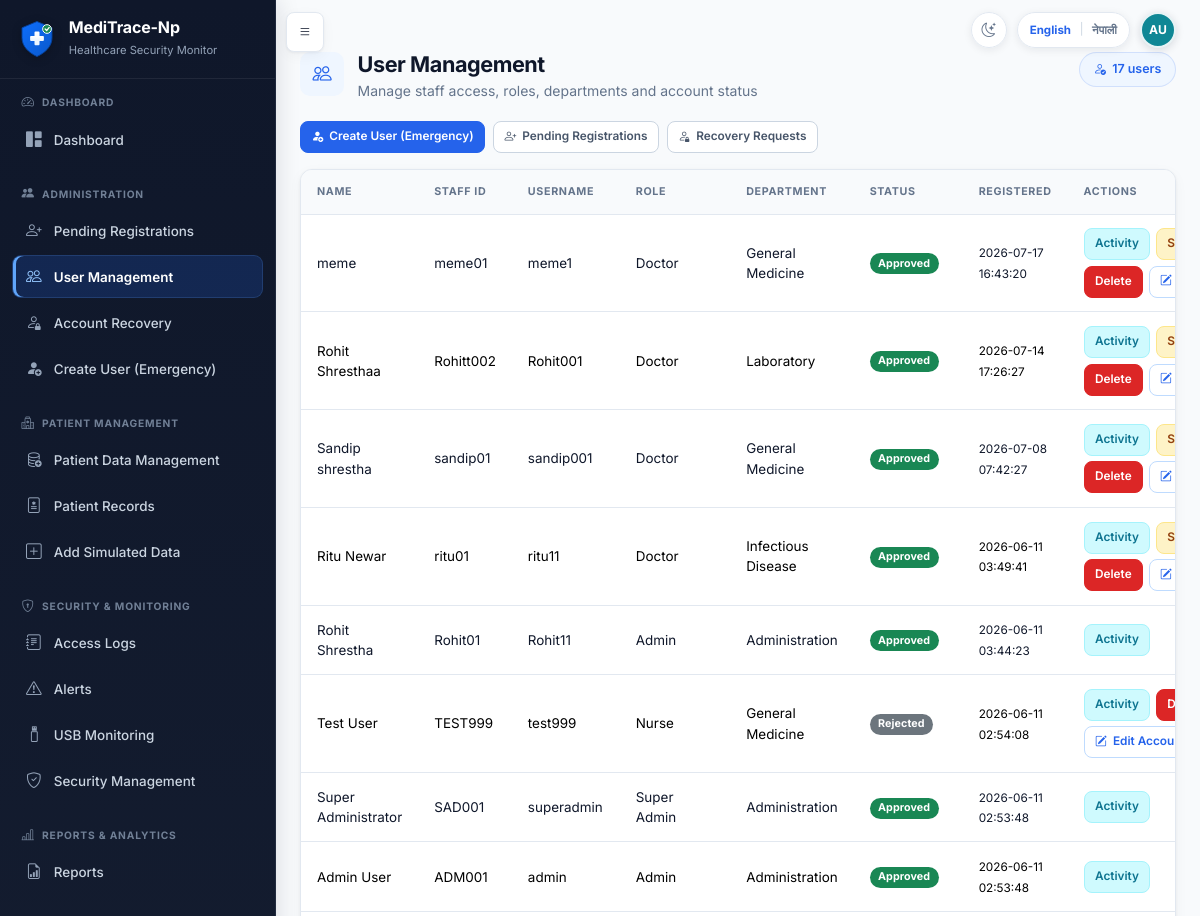
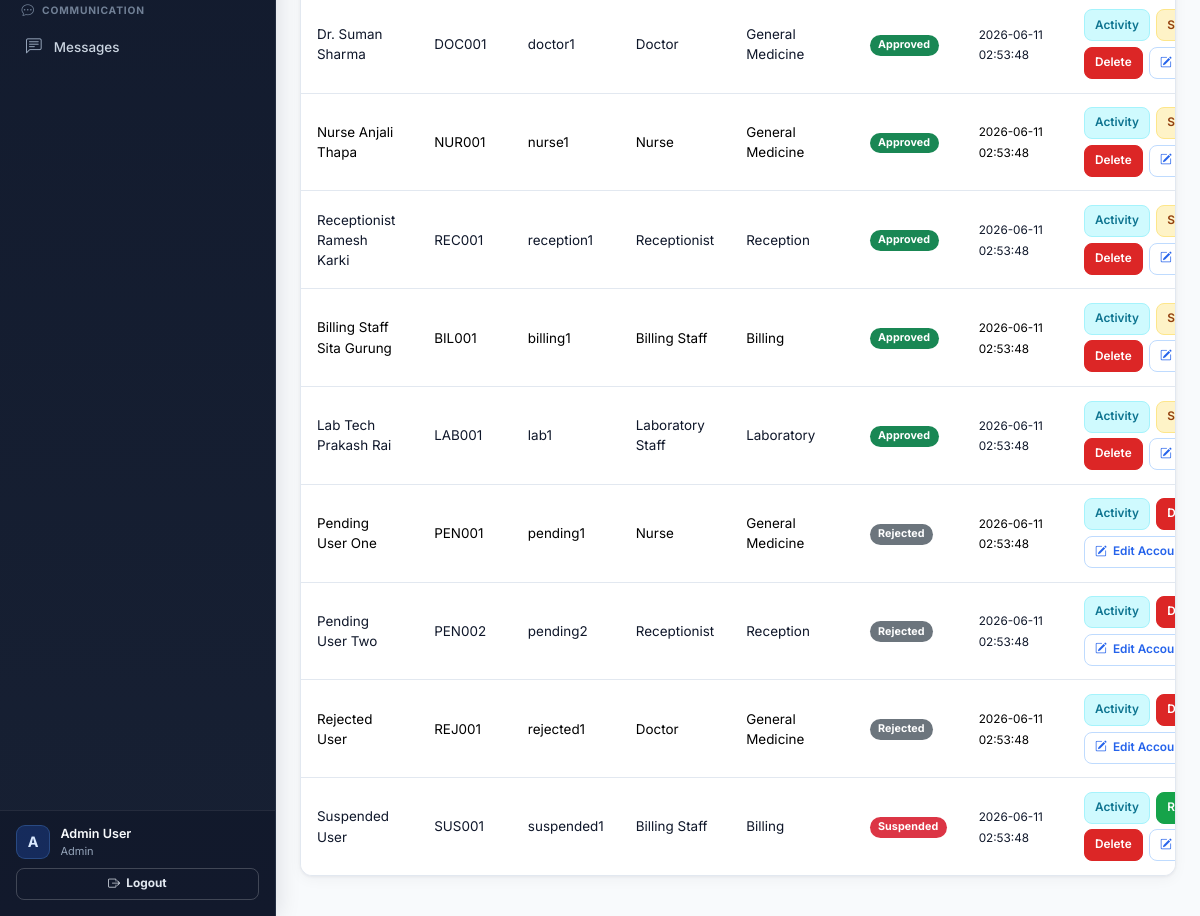
/admin/users (signed in), run on the app's committed database (2 pictures, top to bottom).
### tables this page shows
CREATE TABLE users (
            id INTEGER PRIMARY KEY AUTOINCREMENT,
            full_name TEXT NOT NULL,
            staff_id TEXT NOT NULL UNIQUE,
            email TEXT NOT NULL UNIQUE,
            username TEXT NOT NULL UNIQUE,
            password_hash TEXT NOT NULL,
            role TEXT NOT NULL,
            department TEXT NOT NULL,
            work_start TEXT NOT NULL,
            work_end TEXT NOT NULL,
            approval_status TEXT NOT NULL DEFAULT 'pending',
            is_active INTEGER NOT NULL DEFAULT 1,
            approved_by INTEGER,
            approved_at TEXT,
            rejection_reason TEXT,
            created_at TEXT NOT NULL,
            last_login TEXT, is_deleted INTEGER NOT NULL DEFAULT 0, failed_attempts INTEGER NOT NULL DEFAULT 0, locked_until TEXT, last_failed_login TEXT, must_change_password INTEGER NOT NULL DEFAULT 0, credential_version INTEGER NOT NULL DEFAULT 0, credentials_changed_at TEXT, credentials_changed_by INTEGER, preferred_language TEXT NOT NULL DEFAULT 'en',
            FOREIGN KEY (approved_by) REFERENCES users(id)
        );

### app.py (the view, shortened to what this page needs)
@app.route('/admin/users', methods=['GET', 'POST'])
@login_required
@admin_panel_required
def user_management():
    users = get_all_users()
    for u in users:
        u['created_at_display'] = format_datetime_display(u.get('created_at'))
    return render_template(
        'user_management.html',
        users=users,
        roles=Config.STAFF_REGISTER_ROLES,
        departments=Config.DEPARTMENTS,
        is_super_admin=current_user.is_super_admin,
    )

### account_recovery.py (called while the page is built)
def _actor_dict(actor):
    return getattr(actor, '_raw', actor) or {}

def _visibility(actor, alias='r'):
    actor = _actor_dict(actor)
    if actor.get('role') == 'Super Admin':
        return '1=1', []
    if actor.get('role') == 'Admin':
        return (
            f"{alias}.requested_destination = 'administrator' AND ("
            f"{alias}.matched_user_id IS NULL OR NOT EXISTS ("
            f"SELECT 1 FROM users scoped_user WHERE scoped_user.id = {alias}.matched_user_id "
            f"AND scoped_user.role IN ('Admin', 'Super Admin')))"
        ), []
    return '1=0', []

def get_recovery_request_count(actor, open_only=True):
    where, params = _visibility(actor)
    status_sql = " AND r.status IN ('pending', 'in_review', 'identity_verified')" if open_only else ''
    conn = get_db()
    count = conn.execute(
        f'SELECT COUNT(*) AS count FROM account_recovery_requests r WHERE {where}{status_sql}',
        params,
    ).fetchone()['count']
    conn.close()
    return count

### app.py (called while the page is built, shortened)
@app.context_processor
def inject_message_context():
    ep = request.endpoint
    def nav_active(*endpoints):
        return 'active' if ep in endpoints else ''
    ctx = {
        'unread_messages': [],
        'unread_message_count': 0,
        'nav_active': nav_active,
        'APP_NAME': Config.APP_NAME,
        'open_recovery_request_count': 0,
        'is_restricted_record': is_restricted_record,
        'sensitivity_label': sensitivity_display,
        'sensitivity_key': sensitivity_key,
    }
    if current_user.is_authenticated:
        ctx['unread_messages'] = get_unread_messages_for_user(current_user.id)
        ctx['unread_message_count'] = len(ctx['unread_messages'])
        if current_user.is_admin_panel:
            ctx['open_recovery_request_count'] = get_recovery_request_count(current_user)
    return ctx

@app.before_request
def enforce_credential_session_state():
    if not current_user.is_authenticated:
        return None
    stored_version = int(session.get('credential_version', 0) or 0)
    allowed = {'change_temporary_password', 'change_language', 'logout', 'static'}
    if current_user.must_change_password and request.endpoint not in allowed:
        flash('You must replace your temporary password before continuing.', 'warning')
        return redirect(url_for('change_temporary_password'))
    return None

### auth.py (called while the page is built)
    @property
    def is_super_admin(self):
        return self.role == 'Super Admin'

### templates/user_management.html (shortened to what this page needs)
{% extends "base.html" %}
{% from "macros.html" import page_header %}
{% block content %}
<div class="app-page">
{{ page_header('User Management', 'Manage staff access, roles, departments and account status', 'bi-people', users|length ~ ' users', 'bi-person-check') }}
<div class="app-actions mb-3">
  <a href="{{ url_for('admin_create_user') }}" class="btn btn-sm btn-primary"><i class="bi bi-person-fill-add"></i>Create User (Emergency)</a>
  <a href="{{ url_for('pending_users') }}" class="btn btn-sm btn-outline-secondary"><i class="bi bi-person-plus"></i>Pending Registrations</a>
  <a href="{{ url_for('recovery_requests') }}" class="btn btn-sm btn-outline-secondary"><i class="bi bi-person-lock"></i>Recovery Requests</a>
</div>
<div class="card"><div class="table-responsive">
    <table class="table table-striped">
        <thead>
            <tr>
                <th>Name</th>
                <th>Staff ID</th>
                <th>Username</th>
                <th>Role</th>
                <th>Department</th>
                <th>Status</th>
                <th>Registered</th>
                <th>Actions</th>
            </tr>
        </thead>
        <tbody>
            {% for user in users %}
            <tr>
                <td>{{ user.full_name }}</td>
                <td>{{ user.staff_id }}</td>
                <td>{{ user.username }}</td>
                <td>{{ tr_display(user.role) }}</td>
                <td>{{ tr_display(user.department) }}</td>
                <td>
                    {% if user.approval_status == 'approved' %}<span class="badge bg-success">Approved</span>
                    {% elif user.approval_status == 'pending' %}<span class="badge bg-warning text-dark">Pending</span>
                    {% elif user.approval_status == 'suspended' %}<span class="badge bg-danger">Suspended</span>
                    {% else %}<span class="badge bg-secondary">{{ tr_display(user.approval_status) }}</span>{% endif %}
                </td>
                <td><small>{{ user.created_at_display }}</small></td>
                <td><div class="table-actions">
                    <a href="{{ url_for('user_activity', user_id=user.id) }}" class="btn btn-sm btn-info">Activity</a>
                    {% if user.role not in ['Admin', 'Super Admin'] and user.approval_status == 'approved' %}
                    <form method="POST" class="d-inline">
                        <button class="btn btn-sm btn-warning">Suspend</button>
                    </form>
                    {% elif user.approval_status == 'suspended' %}
                    <form method="POST" class="d-inline">
                        <button class="btn btn-sm btn-success">Reactivate</button>
                    </form>
                    {% endif %}
                    {% if user.role not in ['Admin', 'Super Admin'] or (is_super_admin and user.role == 'Admin') %}
                    <form method="POST" class="d-inline" data-confirm="Delete this user? Logs will be preserved.">
                        <button class="btn btn-sm btn-danger">Delete</button>
                    </form>
                    {% endif %}
                    {% if user.role not in ['Admin', 'Super Admin'] or (is_super_admin and user.role == 'Admin') %}
                    <a class="btn btn-sm btn-outline-primary" href="{{ url_for('edit_user_account', user_id=user.id) }}"><i class="bi bi-pencil-square"></i>Edit Account</a>
                    {% endif %}
                </div></td>
            </tr>
            {% endfor %}
        </tbody>
    </table>
</div></div></div>
{% endblock %}

### templates/base.html (shortened to what this page needs)
<!DOCTYPE html>
<html lang="{{ current_locale|default('en') }}" data-theme="light">
<head>
    <link href="https://cdn.jsdelivr.net/npm/bootstrap@5.3.2/dist/css/bootstrap.min.css" rel="stylesheet">
    <link href="https://cdn.jsdelivr.net/npm/bootstrap-icons@1.11.1/font/bootstrap-icons.css" rel="stylesheet">
    <link href="{{ url_for('static', filename='css/style.css') }}" rel="stylesheet">
    <link href="{{ url_for('static', filename='css/explainability.css') }}" rel="stylesheet">
    <link href="{{ url_for('static', filename='css/theme.css') }}" rel="stylesheet">
</head>
<body class="{% if current_user.is_authenticated %}has-sidebar{% endif %}">
    {% set language_return_path = request.full_path if request.query_string else request.path %}
    {% macro language_switch(extra_class='') %}
    <form method="POST" action="{{ url_for('change_language') }}" class="language-switch {{ extra_class }}" aria-label="{{ _('Switch language') }}">
        <button type="submit" name="language" value="en" class="language-option{% if current_locale == 'en' %} active{% endif %}" lang="en" aria-pressed="{{ 'true' if current_locale == 'en' else 'false' }}">English</button>
        <span class="language-divider" aria-hidden="true">|</span>
        <button type="submit" name="language" value="ne" class="language-option{% if current_locale == 'ne' %} active{% endif %}" lang="ne" aria-pressed="{{ 'true' if current_locale == 'ne' else 'false' }}">नेपाली</button>
    </form>
    {% endmacro %}
    {% macro theme_toggle(extra_class='') %}
    <button
        type="button"
        class="theme-toggle {{ extra_class }}"
        aria-label="{{ _('Switch to Dark Mode') }}"
        aria-pressed="false"
        title="{{ _('Switch to Dark Mode') }}"
        data-label-dark="{{ _('Switch to Dark Mode') }}"
        data-label-light="{{ _('Switch to Light Mode') }}"
    ><i class="bi bi-moon-stars" aria-hidden="true"></i></button>
    {% endmacro %}
    {% if current_user.is_authenticated %}
    {% from "macros.html" import user_initials %}
    {% set avatar_name = current_user.full_name|default('', true)|trim %}
    {% if not avatar_name %}{% set avatar_name = current_user.display_name|default('', true)|trim %}{% endif %}
    {% if not avatar_name %}{% set avatar_name = current_user.username|default('User', true)|trim %}{% endif %}
    <button type="button" class="btn btn-dark sidebar-toggle-btn" id="sidebarToggle" aria-label="{{ _('Toggle navigation') }}">
        <i class="bi bi-list"></i>
    </button>
    <div class="authenticated-header-actions" aria-label="{{ _('Current user') }}">
        {{ theme_toggle() }}
        {{ language_switch() }}
        <span
            class="header-user-avatar"
            role="img"
            aria-label="{{ _('Signed in as {name}', name=avatar_name) }}"
            title="{{ avatar_name }}"
        >{{ user_initials(current_user) }}</span>
    </div>
    <aside class="sidebar" id="sidebar">
        <div class="sidebar-brand">
            <img src="{{ url_for('static', filename='images/meditrace-logo.svg') }}" alt="{{ APP_NAME|default('MediTrace-Np') }}" class="brand-logo">
            <div>
                <h5 class="text-white mb-0 brand-title">{{ APP_NAME|default('MediTrace-Np') }}</h5>
                <small class="text-muted">Healthcare Security Monitor</small>
            </div>
        </div>
        <div class="sidebar-nav-scroll">
            {% import "sidebar_macros.html" as sidebar with context %}
            {% if current_user.is_admin_panel %}
                {{ sidebar.admin_sidebar() }}
            {% else %}
                {{ sidebar.staff_sidebar() }}
            {% endif %}
        </div>
        <div class="sidebar-footer">
            <div class="sidebar-user-summary">
                <span class="sidebar-user-avatar" aria-hidden="true">{{ current_user.full_name[:1]|upper }}</span>
                <div class="sidebar-user-copy">
                    <div class="small text-muted sidebar-user-name">{{ current_user.full_name }}</div>
                    <div class="small text-muted sidebar-user-role">{{ tr_display(current_user.role) }}</div>
                </div>
            </div>
            <a href="{{ url_for('logout') }}" class="btn btn-outline-light btn-sm mt-2 w-100 fw-bold">
                <i class="bi bi-box-arrow-right"></i> Logout
            </a>
        </div>
    </aside>
    <main class="main-content" id="mainContent">
    {% else %}
    <div class="public-header-actions">
        {{ theme_toggle('public-theme-toggle') }}
        {{ language_switch('public-language-switch') }}
    </div>
    <main class="auth-main container py-4">
    {% endif %}
            {% block content %}{% endblock %}
    {% if current_user.is_authenticated %}
    </main>
    {% else %}
    </main>
    {% endif %}
</body>
</html>

### static/css/theme.css (style rules this page uses)
.theme-toggle { width: 36px; height: 36px; display: inline-flex; align-items: center; justify-content: center; flex: 0 0 36px; padding: 0; color: var(--app-muted); background: rgba(255, 255, 255, 0.94); border: 1px solid var(--app-border); border-radius: 999px; box-shadow: 0 2px 8px rgba(15, 23, 42, 0.08); font-size: 0.9rem; line-height: 1; cursor: pointer; transition: color 0.15s ease, background 0.15s ease, border-color 0.15s ease; }

### data on the page
users: full_name "A", full_name "Admin User", role "Admin", staff_id "ADM001", username "admin", department "Administration", approval_status "Approved", created_at_display "2026-06-11 02:53:48"
users: full_name "meme", staff_id "meme01", username "meme1", role "Doctor", department "General Medicine", approval_status "Approved", created_at_display "2026-07-17 16:43:20"
users: full_name "Rohit Shresthaa", staff_id "Rohitt002", username "Rohit001", role "Doctor", department "Laboratory", approval_status "Approved", created_at_display "2026-07-14 17:26:27"
users: full_name "Sandip shrestha", staff_id "sandip01", username "sandip001", role "Doctor", department "General Medicine", approval_status "Approved", created_at_display "2026-07-08 07:42:27"
users: full_name "Ritu Newar", staff_id "ritu01", username "ritu11", role "Doctor", department "Infectious Disease", approval_status "Approved", created_at_display "2026-06-11 03:49:41"
users: full_name "Rohit Shrestha", staff_id "Rohit01", username "Rohit11", role "Admin", department "Administration", approval_status "Approved", created_at_display "2026-06-11 03:44:23"
users: full_name "Test User", staff_id "TEST999", username "test999", role "Nurse", department "General Medicine", approval_status "Rejected", created_at_display "2026-06-11 02:54:08"
users: full_name "Super Administrator", staff_id "SAD001", username "superadmin", role "Super Admin", department "Administration", approval_status "Approved", created_at_display "2026-06-11 02:53:48"
users: full_name "Dr. Suman Sharma", staff_id "DOC001", username "doctor1", role "Doctor", department "General Medicine", approval_status "Approved", created_at_display "2026-06-11 02:53:48"
users: full_name "Nurse Anjali Thapa", staff_id "NUR001", username "nurse1", role "Nurse", department "General Medicine", approval_status "Approved", created_at_display "2026-06-11 02:53:48"
users: full_name "Receptionist Ramesh Karki", staff_id "REC001", username "reception1", role "Receptionist", department "Reception", approval_status "Approved", created_at_display "2026-06-11 02:53:48"
users: full_name "Billing Staff Sita Gurung", staff_id "BIL001", username "billing1", role "Billing Staff", department "Billing", approval_status "Approved", created_at_display "2026-06-11 02:53:48"
users: full_name "Lab Tech Prakash Rai", staff_id "LAB001", username "lab1", role "Laboratory Staff", department "Laboratory", approval_status "Approved", created_at_display "2026-06-11 02:53:48"
users: full_name "Pending User One", staff_id "PEN001", username "pending1", role "Nurse", department "General Medicine", approval_status "Rejected", created_at_display "2026-06-11 02:53:48"
users: full_name "Pending User Two", staff_id "PEN002", username "pending2", role "Receptionist", department "Reception", approval_status "Rejected", created_at_display "2026-06-11 02:53:48"
users: full_name "Rejected User", staff_id "REJ001", username "rejected1", role "Doctor", department "General Medicine", approval_status "Rejected", created_at_display "2026-06-11 02:53:48"
users: full_name "Suspended User", staff_id "SUS001", username "suspended1", role "Billing Staff", department "Billing", approval_status "Suspended", created_at_display "2026-06-11 02:53:48"

### other printed values
{{ (name_parts[0][0] ~ name_parts[-1][0])|upper }} "AU"
{{ APP_NAME|default('MediTrace-Np') }} "MediTrace-Np"
